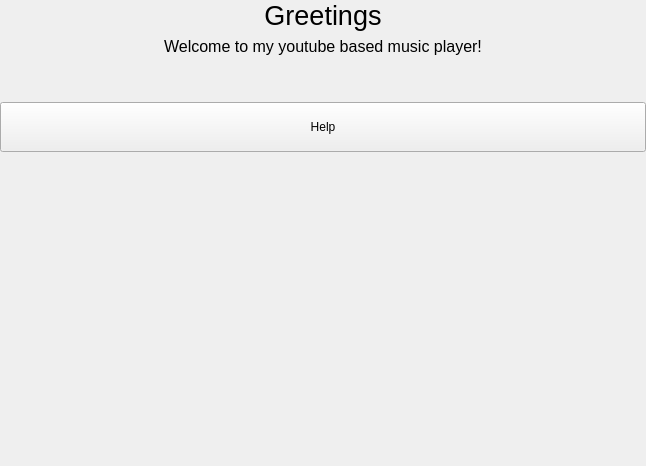
<?xml version="1.0" encoding="UTF-8"?>
<ui version="4.0">
 <class>WelcomeMenu</class>
 <widget class="QWidget" name="WelcomeMenu">
  <property name="geometry">
   <rect>
    <x>0</x>
    <y>0</y>
    <width>646</width>
    <height>466</height>
   </rect>
  </property>
  <property name="windowTitle">
   <string>Form</string>
  </property>
  <layout class="QVBoxLayout" name="verticalLayout">
   <property name="leftMargin">
    <number>0</number>
   </property>
   <property name="topMargin">
    <number>0</number>
   </property>
   <property name="rightMargin">
    <number>0</number>
   </property>
   <property name="bottomMargin">
    <number>0</number>
   </property>
   <item>
    <widget class="QLabel" name="greetings">
     <property name="font">
      <font>
       <pointsize>20</pointsize>
      </font>
     </property>
     <property name="text">
      <string>Greetings</string>
     </property>
     <property name="alignment">
      <set>Qt::AlignCenter</set>
     </property>
    </widget>
   </item>
   <item>
    <widget class="QLabel" name="label">
     <property name="font">
      <font>
       <pointsize>12</pointsize>
      </font>
     </property>
     <property name="text">
      <string>Welcome to my youtube based music player!</string>
     </property>
     <property name="alignment">
      <set>Qt::AlignCenter</set>
     </property>
    </widget>
   </item>
   <item>
    <spacer name="verticalSpacer_2">
     <property name="orientation">
      <enum>Qt::Vertical</enum>
     </property>
     <property name="sizeType">
      <enum>QSizePolicy::Fixed</enum>
     </property>
     <property name="sizeHint" stdset="0">
      <size>
       <width>20</width>
       <height>40</height>
      </size>
     </property>
    </spacer>
   </item>
   <item>
    <widget class="QPushButton" name="help_button">
     <property name="minimumSize">
      <size>
       <width>0</width>
       <height>50</height>
      </size>
     </property>
     <property name="text">
      <string>Help</string>
     </property>
    </widget>
   </item>
   <item>
    <spacer name="verticalSpacer">
     <property name="orientation">
      <enum>Qt::Vertical</enum>
     </property>
     <property name="sizeHint" stdset="0">
      <size>
       <width>20</width>
       <height>40</height>
      </size>
     </property>
    </spacer>
   </item>
  </layout>
 </widget>
 <resources/>
 <connections/>
</ui>
